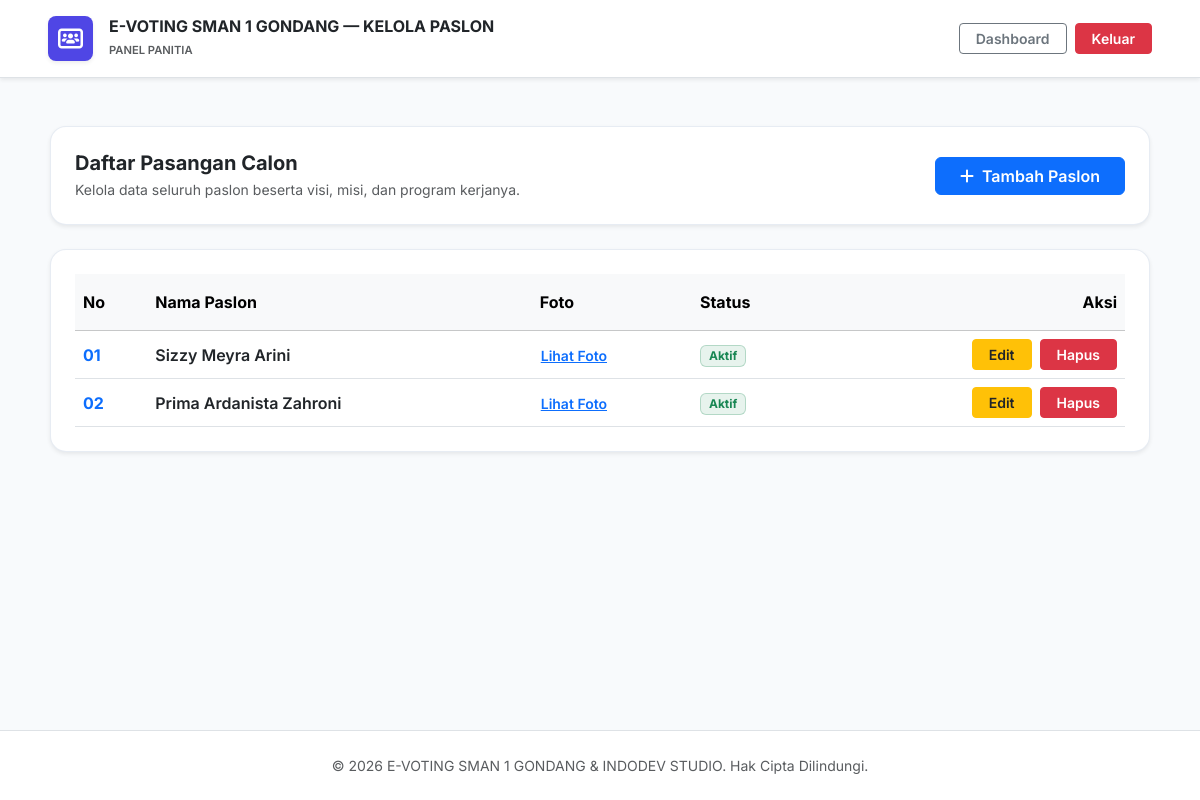
/admin/admin_candidates.php (signed in), run on the app's committed database.
### tables this page shows
CREATE TABLE `candidates` (
  `id` int UNSIGNED NOT NULL,
  `candidate_number` int NOT NULL,
  `name` varchar(120) NOT NULL,
  `vision` text,
  `mission` text,
  `proker` text,
  `photo_url` varchar(500) DEFAULT NULL,
  `is_active` tinyint(1) NOT NULL DEFAULT '1'
);

### config/config.php (called while the page is built, shortened)
<?php
function h($v){ return htmlspecialchars((string)$v, ENT_QUOTES, 'UTF-8'); }

### public/admin/admin_candidates.php (the view, shortened to what this page needs)
<?php
require_once __DIR__ . '/../../config/config.php';
$pdo = db();
$candidates = $pdo->query("SELECT * FROM candidates ORDER BY candidate_number ASC")->fetchAll();
?>
<!doctype html>
<html lang="id">
<head>
    <link href="https://cdn.jsdelivr.net/npm/bootstrap@5.3.2/dist/css/bootstrap.min.css" rel="stylesheet">
    <link rel="stylesheet" href="https://cdnjs.cloudflare.com/ajax/libs/font-awesome/6.4.0/css/all.min.css">
</head>
<body class="d-flex flex-column min-vh-100">
    <header class="w-100 py-3 px-4 px-md-5 d-flex align-items-center justify-content-between border-bottom bg-white shadow-sm">
        <div class="d-flex align-items-center gap-3">
            <div class="text-white rounded-3 p-2 d-flex align-items-center justify-content-center shadow-sm" style="width: 45px; height: 45px; background-color: #4f46e5;">
                <i class="fa-solid fa-users-rectangle fs-5"></i>
            </div>
            <div>
                <h1 class="h6 mb-0 fw-bold text-dark"><?= h(APP_NAME) ?> — KELOLA PASLON</h1>
                <small class="text-muted text-uppercase fw-semibold" style="font-size: 0.7rem;">Panel Panitia</small>
            </div>
        </div>
        <div class="d-flex align-items-center gap-2">
            <a href="admin.php" class="btn btn-outline-secondary btn-sm px-3 fw-semibold">Dashboard</a>
            <form action="admin_logout.php" method="post" class="m-0">
                <button type="submit" class="btn btn-danger btn-sm px-3 fw-semibold">Keluar</button>
            </form>
        </div>
    </header>
    <main class="flex-grow-1 p-3 p-md-5">
        <div class="w-100 mx-auto" style="max-width: 1100px;">
            <div class="card p-4 shadow-sm mb-4 d-flex flex-row justify-content-between align-items-center flex-wrap gap-3">
                <div>
                    <h2 class="h5 fw-bold text-dark mb-1">Daftar Pasangan Calon</h2>
                    <p class="text-muted small mb-0">Kelola data seluruh paslon beserta visi, misi, dan program kerjanya.</p>
                </div>
                <button type="button" class="btn btn-primary fw-semibold px-4" onclick="const modal = new bootstrap.Modal(document.getElementById('addModal')); modal.show();">
                    <i class="fa-solid fa-plus me-1"></i> Tambah Paslon
                </button>
            </div>
            <div class="card p-4 shadow-sm">
                <div class="table-responsive">
                    <table class="table table-hover align-middle mb-0">
                        <thead class="table-light">
                            <tr>
                                <th class="py-3">No</th>
                                <th class="py-3">Nama Paslon</th>
                                <th class="py-3">Foto</th>
                                <th class="py-3">Status</th>
                                <th class="py-3 text-end">Aksi</th>
                            </tr>
                        </thead>
                        <tbody>
                            <?php foreach ($candidates as $c): ?>
                                <tr>
                                    <td class="fw-bold text-primary"><?= sprintf('%02d', $c['candidate_number']) ?></td>
                                    <td class="fw-semibold text-dark"><?= h($c['name']) ?></td>
                                    <td>
                                        <?php if (!empty($c['photo_url'])): ?>
                                            <button type="button" class="btn btn-link btn-sm p-0 text-decoration-underline fw-semibold" onclick="openPhotoModal('../<?= h($c['photo_url']) ?>', '<?= h($c['name']) ?>')">Lihat Foto</button>
                                        <?php else: ?>
                                            <span class="text-muted">-</span>
                                        <?php endif; ?>
                                    </td>
                                    <td>
                                        <?php if ($c['is_active']): ?>
                                            <span class="badge bg-success bg-opacity-10 text-success border border-success border-opacity-25 px-2 py-1">Aktif</span>
                                        <?php else: ?>
                                            <span class="badge bg-danger bg-opacity-10 text-danger border border-danger border-opacity-25 px-2 py-1">Nonaktif</span>
                                        <?php endif; ?>
                                    </td>
                                    <td class="text-end">
                                        <div class="d-flex justify-content-end gap-2">
                                            <button type="button" class="btn btn-warning btn-sm px-3 fw-semibold text-dark" onclick="openEditModal(<?= htmlspecialchars(json_encode($c), ENT_QUOTES, 'UTF-8') ?>)">Edit</button>
                                            <form method="post" onsubmit="return confirm('Yakin ingin menghapus paslon ini?');" class="m-0">
                                                <button type="submit" class="btn btn-danger btn-sm px-3 fw-semibold">Hapus</button>
                                            </form>
                                        </div>
                                    </td>
                                </tr>
                            <?php endforeach; ?>
                        </tbody>
                    </table>
                </div>
            </div>
        </div>
    </main>
    <footer class="w-100 py-4 text-center text-muted small border-top bg-white">
        &copy; <?= date('Y') ?> <?= h(APP_NAME) ?> & INDODEV STUDIO. Hak Cipta Dilindungi.
    </footer>
</body>
</html>

### public/admin/admin_candidates.php (style rules this page uses)
body { font-family: 'Inter', sans-serif; background: #f8fafc; color: #1e293b; min-height: 100vh; display: flex; flex-direction: column; }
.card { background: #fff; border: 1px solid rgba(226, 232, 240, 0.8); border-radius: 1rem; }

### data on the page
candidates: candidate_number "01", name "Sizzy Meyra Arini", is_active "Aktif"
candidates: candidate_number "02", name "Prima Ardanista Zahroni", is_active "Aktif"

### other printed values
APP_NAME "E-VOTING SMAN 1 GONDANG"
